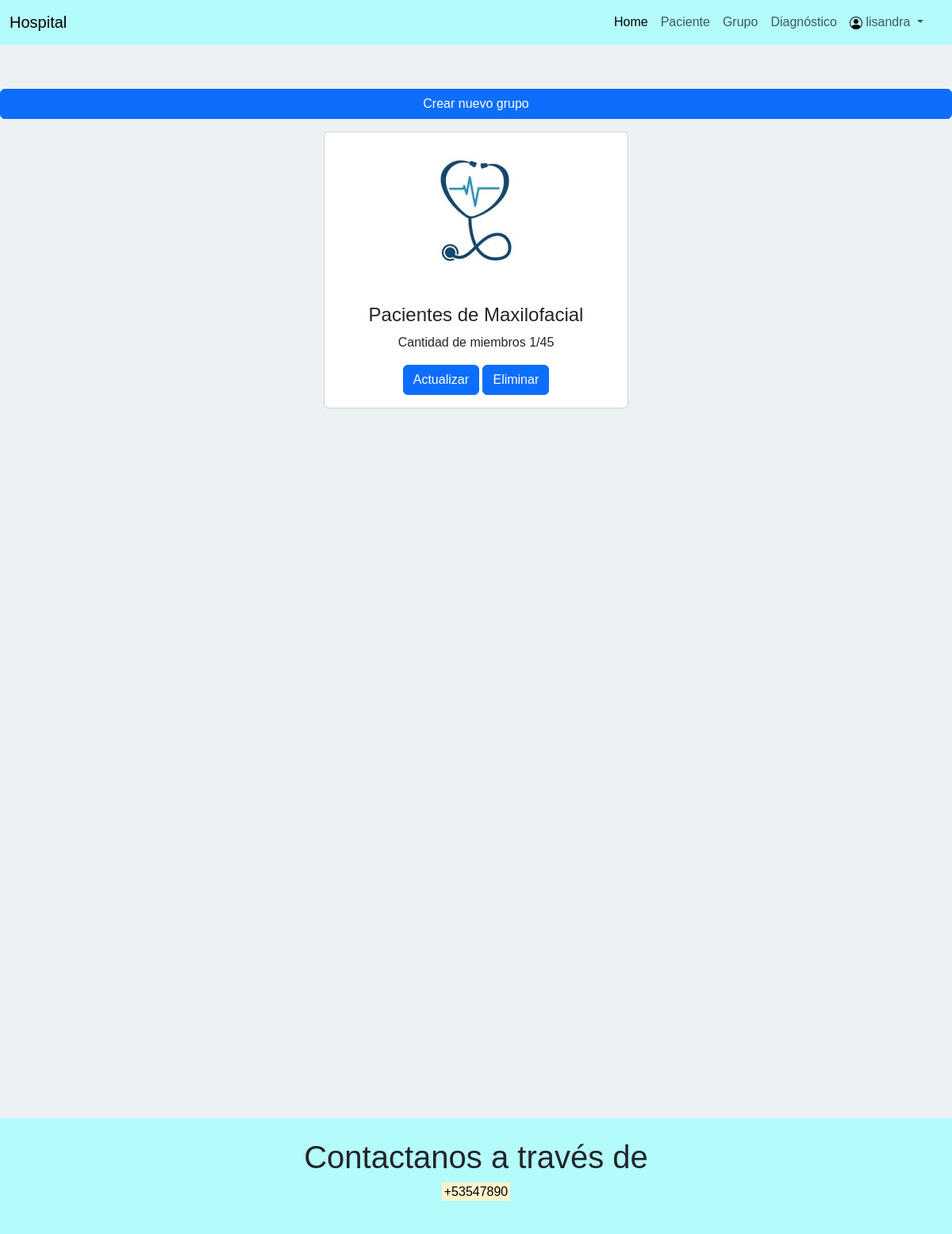
Screenshot of /Hospital/grupos/ (signed in) with the database file from the repository.
### grupos/models.py (models this page shows, shortened)
class Grupo(models.Model):
    nombre = models.CharField(max_length=50, unique=True)
    cantidad_miembros = models.PositiveIntegerField()
    pacientes = models.ManyToManyField(Paciente, related_name='pacientes')
    class Meta:
        db_table = 'Grupo'
        ordering = ['nombre']
        db_table = 'Grupo_Pacientes'
        verbose_name = 'grupo_paciente'
        verbose_name_plural = 'grupo_pacientes'
        permissions = (('es_secretaria', 'Puede administrar'),)

### grupos/views.py (the view)
# urls.py: path('Hospital/grupos/', views.ListarGrupos.as_view(), name='grupos_lista'),
class ListarGrupos(ListView, LoginRequiredMixin):
    model = Grupo
    template_name = "grupos/lista.html"
    login_url = "/login/"
    redirect_field_name = "login"

### grupos/templates/grupos/lista.html (shortened to what this page needs)
{% extends 'base.html' %}
{% load static %}
{% block content %}
<div class="row justify-content-center align-items-center pt-2">
    <a class="btn btn-primary" href="{% url 'crear_grupo' %}" role="button">Crear nuevo grupo</a>
    {% if object_list %}
    {% for grupo in object_list %}
    <div class="col-md-4 m-2 p-2">
        <div class="card">
            <img class="card-img-top" src="{% static 'img/IMG-20240515-WA0161.jpg' %}" alt={{object.nombre}} />
            <div class="card-body text-sm-center">
                <h4 class="card-title">{{grupo.nombre}}</h4>
                <p class="card-text">Cantidad de miembros {{grupo.pacientes.count}}/{{grupo.cantidad_miembros}}</p>
                <a class="btn btn-primary" href="{% url 'actualizar_grupo' pk=grupo.id %}" role="button">
                    Actualizar
                </a>
                <a class="btn btn-primary" href="{% url 'eliminar_grupo' pk=grupo.id %}" role="button">
                    Eliminar
                </a>
            </div>
        </div>
    </div>
    {% endfor %}
    {% else %}
    <p class="pt-2 text-sm-center">No hay grupos registrados</p>
    {% endif %}
</div>
{% endblock content %}

### gestion/templates/base.html (shortened to what this page needs)
<!DOCTYPE html>
<html lang="en">
<head>
    {% load static %}
    <link rel="stylesheet" href="{% static 'css/sweetalert2/sweetalert2.min.css' %}">
    <link rel="stylesheet" href="{% static 'css/bootstrap/bootstrap.min.css' %}">
    <link rel="stylesheet" href="{% static 'css/style.css' %}">
</head>
<body>
    <header>
        <nav class="navbar navbar-expand-lg">
            <div class="container-fluid">
                <a class="navbar-brand" href="#">Hospital</a>
                <div class="offcanvas offcanvas-end" tabindex="-1" id="offcanvasNavbar"
                    aria-labelledby="offcanvasNavbarLabel">
                    <div class="offcanvas-body">
                        <ul class="navbar-nav justify-content-end flex-grow-1 pe-3">
                            <li class="nav-item">
                                <a class="nav-link active" aria-current="page" href="{% url 'home' %}">Home</a>
                            </li>
                            <li class="nav-item">
                                <a class="nav-link" href="{% url 'pacientes_lista' %}">Paciente</a>
                            </li>
                            <li class="nav-item">
                                <a class="nav-link" href="{% url 'grupos_lista' %}">Grupo</a>
                            </li>
                            <li class="nav-item">
                                <a class="nav-link" href="{% url 'diagnosticos_lista' %}">Diagnóstico</a>
                            </li>
                            <li class="nav-item dropdown">
                                {% if request.user.is_authenticated %}
                                <a class="nav-link dropdown-toggle" href="#" id="dropdownId" data-bs-toggle="dropdown"
                                    aria-haspopup="true" aria-expanded="false">
                                    <img src="{% static 'img/person-circle.svg' %}" alt="user" loading="lazy">
                                    <span>{{user.username}}</span>
                                </a>
                                {% endif %}
                            </li>
                        </ul>
                    </div>
                </div>
            </div>
        </nav>
    </header>
    <main>
        <div class="container-fluid pt-5">{% block content %}{% endblock content %}</div>
    </main>
    <footer>
        <center>
            <h1>Contactanos a través de</h1>
            <p><mark>+53547890</mark></p>
        </center>
    </footer>
</body>
</html>

### gestion/static/css/style.css (style rules this page uses)
body { width: auto; height: auto; font-family: Arial, Helvetica, sans-serif; font-size: medium; background-color: rgb(236, 242, 244); position: relative; }
main { min-height: 1500px; }
footer { position: absolute; width: 100%; bottom: 0; left: 0; padding: 25px 0; }
a:visited, a:link { text-decoration: none; }
header, footer { background-color: rgb(180, 252, 252); }
.card-img-top { width: 100%; height: 200px; object-fit: cover; object-position: center center; }

### rows the page displays
Grupo: nombre "Pacientes de Maxilofacial", pacientes.count "1", cantidad_miembros "45"

### other values shown
{{ user.username }} "lisandra"
